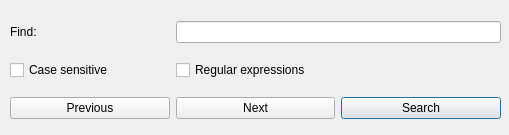
<?xml version="1.0" encoding="UTF-8"?>
<ui version="4.0">
 <class>SearchDialog</class>
 <widget class="QDialog" name="SearchDialog">
  <property name="geometry">
   <rect>
    <x>0</x>
    <y>0</y>
    <width>509</width>
    <height>135</height>
   </rect>
  </property>
  <property name="windowTitle">
   <string>Dialog</string>
  </property>
  <widget class="QWidget" name="gridLayoutWidget">
   <property name="geometry">
    <rect>
     <x>10</x>
     <y>10</y>
     <width>491</width>
     <height>121</height>
    </rect>
   </property>
   <layout class="QGridLayout" name="gridLayout">
    <item row="2" column="0">
     <widget class="QPushButton" name="previousButton">
      <property name="text">
       <string>Previous</string>
      </property>
     </widget>
    </item>
    <item row="0" column="0">
     <widget class="QLabel" name="label">
      <property name="text">
       <string>Find:</string>
      </property>
     </widget>
    </item>
    <item row="0" column="1" colspan="2">
     <widget class="QLineEdit" name="lineEditSearch"/>
    </item>
    <item row="2" column="1">
     <widget class="QPushButton" name="nextButton">
      <property name="text">
       <string>Next</string>
      </property>
     </widget>
    </item>
    <item row="2" column="2">
     <widget class="QPushButton" name="searchButton">
      <property name="text">
       <string>Search</string>
      </property>
      <property name="default">
       <bool>true</bool>
      </property>
     </widget>
    </item>
    <item row="1" column="0">
     <widget class="QCheckBox" name="caseCheckBox">
      <property name="text">
       <string>Case sensitive</string>
      </property>
     </widget>
    </item>
    <item row="1" column="1">
     <widget class="QCheckBox" name="regExpCheckBox">
      <property name="text">
       <string>Regular expressions</string>
      </property>
     </widget>
    </item>
   </layout>
  </widget>
 </widget>
 <resources/>
 <connections/>
</ui>
